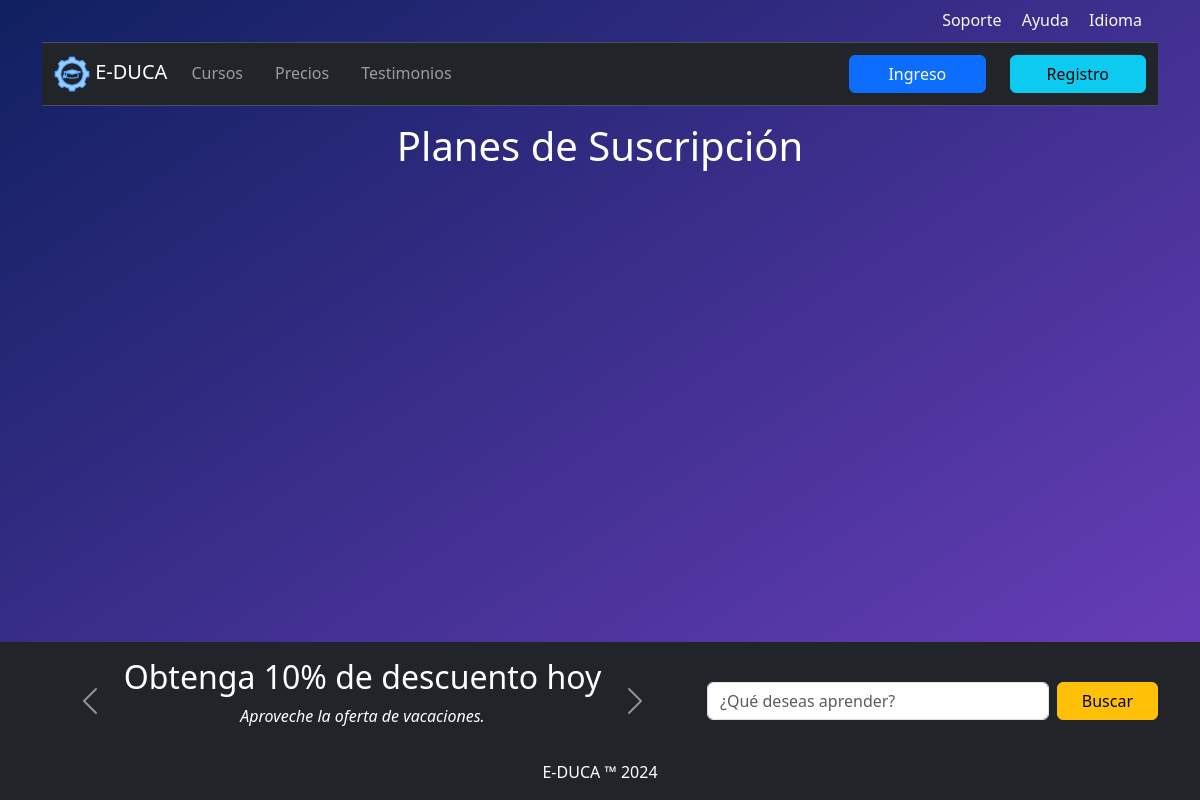
Before: /prices.php with the older database file.
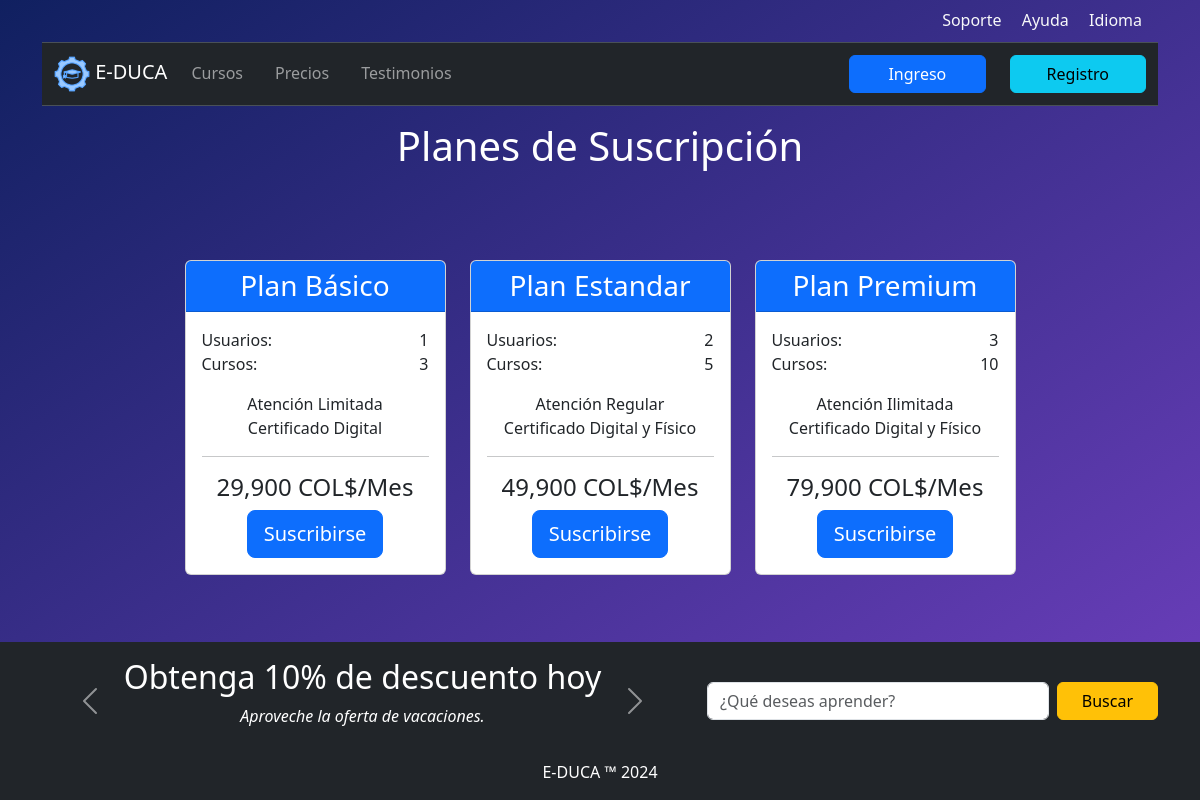
After: the same page with the newer database file.
### tables this page shows
CREATE TABLE `tbl_suscripciones` (
  `id` int(11) NOT NULL,
  `nombre` varchar(50) NOT NULL,
  `usuarios` int(11) NOT NULL,
  `cursos` int(11) NOT NULL,
  `atencion` varchar(50) NOT NULL,
  `certificado` varchar(50) NOT NULL,
  `precio` int(11) NOT NULL
);

### layout/php_setup.php (called while the page is built, shortened)
<?php
    $user_present = !empty($_SESSION['user']);
    if ($user_present) {
        $user = unserialize($_SESSION['user']);
        $user = User::findbyId($conn, new User(), $user->get_id());
    } else {
        $user = new User();
    }
?>

### lib/subscription.php (called while the page is built, shortened)
<?php
include_once 'orm.php';
class Subscription extends ORM {
    protected int $id;
    protected string $name;
    protected int $users;
    protected int $courses;
    protected string $attention;
    protected string $certificate;
    protected int $price;
    function __construct() {
        $this->table_name = self::TABLE_NAME;
        $this->fields_map = self::FIELDS_MAP;
        $this->id = 0;
        $this->name = "";
        $this->users = 0;
        $this->courses = 0;
        $this->attention = "";
        $this->certificate = "";
        $this->price = 0;
    }
    protected function newObj() {
        return new Subscription();
    }
    public function get_id(): int {
        return $this->id;
    }
    public function set_id(int $id): void {
        $this->id = $id;
    }
    public function get_name(): string {
        return $this->name;
    }
    public function set_name(string $name): void {
        $this->name = $name;
    }
    public function get_users(): int {
        return $this->users;
    }
    public function set_users(int $users): void {
        $this->users = $users;
    }
    public function get_courses(): int {
        return $this->courses;
    }
    public function set_courses(int $courses): void {
        $this->courses = $courses;
    }
    public function get_attention(): string {
        return $this->attention;
    }
    public function set_attention(string $attention): void {
        $this->attention = $attention;
    }
    public function get_certificate(): string {
        return $this->certificate;
    }
    public function set_certificate(string $certificate): void {
        $this->certificate = $certificate;
    }
    public function get_price(): int {
        return $this->price;
    }
    public function set_price(int $price): void {
        $this->price = $price;
    }
}

### lib/orm.php (called while the page is built, shortened)
<?php
class ORM {
    protected array $fields_map;
    protected function valuesMap(): string {
        return implode(", ", array_values($this->fields_map));
    }
    public static function findbyId(PDO $conn, object $ref_obj, int $id): object {
        $new_obj = call_user_func([$ref_obj, "newObj"]);
        try {
            $sql = 'SELECT ' . $ref_obj->valuesMap() . ' FROM ' . $ref_obj->table_name . ' WHERE ' . $ref_obj->fields_map['id'] . '=' . $id;
            $stmt = $conn->query($sql);
            $stmt->execute();
            $result = $stmt->fetchAll();
        } catch (Exception $ex) {
            $new_obj = call_user_func([$ref_obj, "newObj"]);
            console_log($ex->getMessage());
        }
        return $new_obj;
    }
    public static function findAll(PDO $conn, object $ref_obj): array {
        $new_array = [];
        try {
            $sql = 'SELECT ' . $ref_obj->valuesMap() . ' FROM ' . $ref_obj->table_name;
            $stmt = $conn->query($sql);
            $stmt->execute();
            $result = $stmt->fetchAll();
            for ($i = 0; $i < count($result); $i++) {
                $new_obj = call_user_func([$ref_obj, "newObj"]);
                $new_array[] = $new_obj;
            }
        } catch (Exception $ex) {
            $new_array = [];
            console_log($ex->getMessage());
        }
        return $new_array;
    }
}

### lib/user.php (called while the page is built, shortened)
<?php
include_once 'orm.php';
class User extends ORM {
    protected int $id;
    function __construct() {
        $this->id = 0;
    }
    public function get_id(): int {
        return $this->id;
    }
}

### lib/student.php (called while the page is built, shortened)
<?php
include_once 'orm.php';
class Student extends ORM {
    protected int $subscription;
    function __construct() {
        $this->table_name = self::TABLE_NAME;
        $this->fields_map = self::FIELDS_MAP;
        $this->subscription = 0;
    }
    protected function newObj() {
        return new Student();
    }
    public function get_subscription(): int {
        return $this->subscription;
    }
}

### prices.php (the view, shortened to what this page needs)
<?php include 'layout/php_setup.php'; ?>
<?php
$subscriptions = Subscription::findAll($conn, new Subscription());
?>
<?php include "layout/header.php"; ?>
<div class="h-100 d-flex flex-column">
    <div class="py-3 flex-grow-0 flex-shrink-0">
        <h1 class="text-center">Planes de Suscripción</h1>
    </div>
    <div class="row py-3 justify-content-center align-items-center flex-grow-1 flex-shrink-0">
        <?php if (empty($_GET)) { ?>
            <?php $student = Student::findbyId($conn, new Student(), $user->get_id()); ?>
            <?php foreach ($subscriptions as $subscription) { ?>
            <?php if ($subscription->get_id() == 0) { continue; } ?>
            <div class="col-md-5 col-lg-3 py-3">
                <div class="card text-center">
                    <h3 class="card-header text-bg-primary"><?php echo $subscription->get_name(); ?></h3>
                    <div class="card-body">
                        <p class="text-start">Usuarios: <span class="float-end"><?php echo $subscription->get_users(); ?></span>
                        <br>Cursos: <span class="float-end"><?php echo $subscription->get_courses(); ?></span></p>
                        <p class="card-text"><?php echo $subscription->get_attention(); ?>
                        <br><?php echo $subscription->get_certificate(); ?></p>
                        <hr>
                        <h4><?php echo number_format($subscription->get_price()); ?> COL$/Mes</h4>
                        <?php if ($student->get_subscription() == 0) { ?>
                            <a href="?subscribe=<?php echo $subscription->get_id(); ?>" class="btn btn-primary btn-lg">Suscribirse</a>
                        <?php } ?>
                    </div>
                </div>
            </div>
            <?php } ?>
        <?php } ?>
    </div>
<?php include "layout/footer.php"; ?>

### layout/header.php (shortened to what this page needs)
<!DOCTYPE html>
<html lang="es">
<head>
    <link rel="stylesheet" href="css/bootstrap.min.css">
    <link rel="stylesheet" href="css/styles.css?<?php echo time();  ?>">
    <link rel='stylesheet' href='https://cdn-uicons.flaticon.com/uicons-regular-rounded/css/uicons-regular-rounded.css'>
</head>
<body class="bg-main-dark text-white">
    <div class="min-vh-100 d-flex flex-column">
        <header class="container sticky-top">
            <div class="text-end p-2" role="support">
                <?php $a_link_support = "link-light link-offset-2 link-underline-opacity-0 link-underline-opacity-100-hover p-2"; ?>
                <a class="<?php echo $a_link_support; ?>" href="#"><i class="fi fi-rr-headset align-middle"></i> Soporte</a>
                <a class="<?php echo $a_link_support; ?>" href="#"><i class="fi fi-rr-interrogation align-middle"></i> Ayuda</a>
                <a class="<?php echo $a_link_support; ?>" href="#"><i class="fi fi-rr-globe align-middle"></i> Idioma</a>
            </div>
            <nav class="navbar navbar-expand-lg bg-dark border-bottom border-top" data-bs-theme="dark">
                <div class="container-fluid">
                    <a class="navbar-brand" href="index.php">
                        <img class="img-logo-navbar" src="img/logo-navbar.png" alt="logo-navbar">
                        E-DUCA
                    </a>
                    <div class="collapse navbar-collapse" id="navbarMain">
                        <ul class="navbar-nav nav-underline">
                            <li class="nav-item">
                                <a class="nav-link" href="courses.php">Cursos</a>
                            </li>
                            <li class="nav-item">
                                <a class="nav-link" href="prices.php">Precios</a>
                            </li>
                            <li class="nav-item">
                                <a class="nav-link" href="#">Testimonios</a>
                            </li>
                        </ul>
                        <div id="logIn-signUp" class="row col-10 col-sm-8 col-md-6 col-lg-4 ms-lg-auto <?php echo $user_present ? "d-none" : ""; ?>"
                             role="log in/sign up">
                            <div class="col-8 col-lg-6 mb-3 mb-lg-0">
                                <a href="log_in.php" class="btn btn-primary w-100">Ingreso</a>
                            </div>
                            <div class="col-8 col-lg-6 mb-2 mb-lg-0">
                                <a href="sign_up.php" class="btn btn-info w-100">Registro</a>
                            </div>
                        </div>
                    </div>
                </div>
            </nav>
        </header>
        <main class="container flex-grow-1 flex-shrink-0">

### layout/footer.php (shortened to what this page needs)
        </main>
        <footer class="bg-dark flex-grow-0 flex-shrink-0">
            <div class="container text-center">
                <div class="row justify-content-center py-3">
                    <div class="col-lg-7">
                        <div id="carouselAnnouncement" class="carousel slide" data-bs-ride="true">
                            <div class="carousel-inner">
                                <div class="carousel-item active" data-bs-interval="10000">
                                    <h2>Obtenga 10% de descuento hoy</h2>
                                    <p><em>Aproveche la oferta de vacaciones.</em></p>
                                </div>
                            </div>
                            <button class="carousel-control-prev" type="button" data-bs-target="#carouselAnnouncement" data-bs-slide="prev">
                                <span class="carousel-control-prev-icon" aria-hidden="true"></span>
                            </button>
                            <button class="carousel-control-next" type="button" data-bs-target="#carouselAnnouncement" data-bs-slide="next">
                                <span class="carousel-control-next-icon" aria-hidden="true"></span>
                            </button>
                        </div>
                    </div>
                    <div class="col-10 col-lg-5 d-flex align-items-center">
                        <form class="d-flex flex-grow-1" role="search">
                            <input class="form-control me-2" type="search" placeholder="¿Qué deseas aprender?">
                            <button class="btn btn-warning px-md-3 px-xl-4 px-xxl-5" type="submit">Buscar</button>
                        </form>
                    </div>
                </div>
                <p>E-DUCA &trade; <?php echo date('Y'); ?></p>
            </div>
        </footer>
    </div>
</body>
</html>

### css/styles.css (style rules this page uses)
:root { --bg-color-dark-top: #102060; --bg-color-dark-bottom: #7040c0; --bg-color-light-top: #b7bccf; --bg-color-light-bottom: #d4c5ec; --img-logo-navbar-size: 36px; }
main { flex-basis: 400px; }
.bg-main-dark { background-image: linear-gradient(to bottom right, var(--bg-color-dark-top), var(--bg-color-dark-bottom)); }
.img-logo-navbar { width: var(--img-logo-navbar-size); height: var(--img-logo-navbar-size); }

Changed rows visible on the page:
added tbl_suscripciones: nombre "Plan Básico", usuarios "1", cursos "3", atencion "Atención Limitada", certificado "Certificado Digital", precio "29,900"
added tbl_suscripciones: nombre "Plan Estandar", usuarios "2", cursos "5", atencion "Atención Regular", certificado "Certificado Digital y Físico", precio "49,900"
added tbl_suscripciones: nombre "Plan Premium", usuarios "3", cursos "10", atencion "Atención Ilimitada", certificado "Certificado Digital y Físico", precio "79,900"
